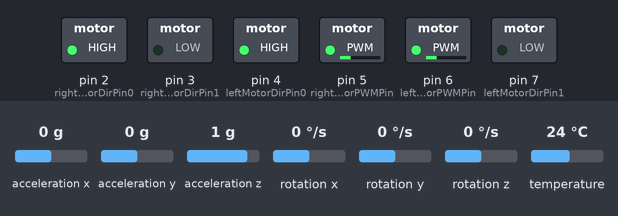
Bench run of a sketch on a simulated Arduino Uno, built with avr-gcc and run on an emulated ATmega328P. Shown: switched loads named in the sketch (green lamp = pin HIGH). Inputs (shaded band) come from the test bench; at power-on: rotation y 0 °/s, acceleration x 0 g, acceleration y 0 g, acceleration z 1 g, rotation x 0 °/s, rotation z 0 °/s, temperature 24 °C. What the sketch prints to the serial monitor is not drawn.

Above: at 2.2 s.
2.3 s: rotation y set to -192 °/s
At 3.2 s:
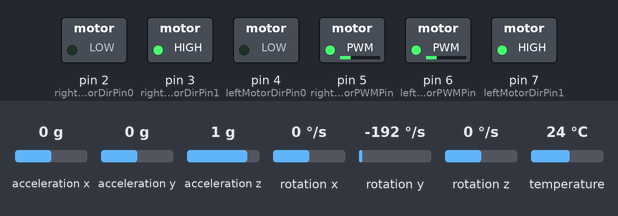
3.8 s: rotation y set to 89 °/s
6.8 s: rotation y set to 100 °/s
8.4 s: rotation y set to -44 °/s
11.4 s: rotation y set to -54 °/s
At 12.1 s:
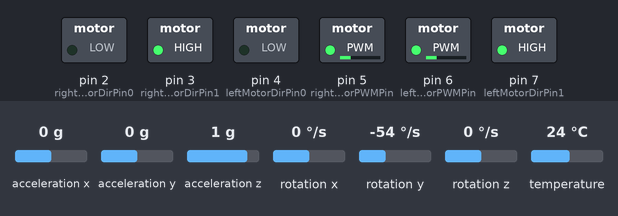
Timing chart, 0 to 14.1 s (numbered marks = the images above; inputs shaded):
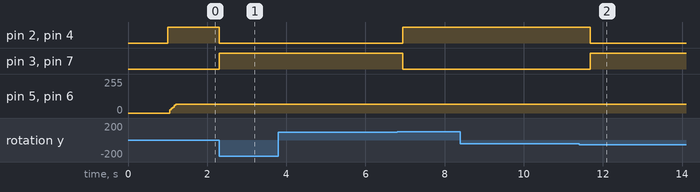

Measured:
- after the input at 2.3 s, pin 2 (rightMotorDirPin0), pin 4 (leftMotorDirPin0): HIGH → LOW at once; pin 3 (rightMotorDirPin1), pin 7 (leftMotorDirPin1): LOW → HIGH at once
- after the input at 3.8 s, every drawn part: stays the same
- after the input at 8.4 s, every drawn part: stays the same
- after the input at 11.4 s, pin 5 (rightMotorPWMPin), pin 6 (leftMotorPWMPin): stops changing and stays 66/255

The sketch:

carlab_v1.ino
```cpp
// Basic demo for accelerometer readings from Adafruit MPU6050

#include <Adafruit_MPU6050.h>
#include <Adafruit_Sensor.h>
#include <Wire.h>

Adafruit_MPU6050 mpu;

//had to adjust
int leftMotorPWMPin = 6;
int leftMotorDirPin0 = 4;
int leftMotorDirPin1 = 7;

int rightMotorPWMPin = 5;
int rightMotorDirPin0 = 2;
int rightMotorDirPin1 = 3;

char floatstr[10]; // float converted to string
char strbuf[64];
double oldTime = 0;
// sampleTime = 0.005;
double PWM = 0;
double BASE_PWM;
// 17.8, 2.4 work for sure
// 17, 1.8
double Kp = 16, Ki =3.9 , Kd = 1;

double error = 0, errorSum = 0, currentAngle = 0, prevAngle = 0, targetAngle = 0;
sensors_event_t a, g, temp;

void setup(void) {
  Serial.begin(115200);
  // Try to initialize!
  mpu.begin();
  Serial.println("Xbee reading");

  pinMode(leftMotorPWMPin, OUTPUT);
  pinMode(leftMotorDirPin0, OUTPUT);
  pinMode(leftMotorDirPin1, OUTPUT);

  pinMode(rightMotorPWMPin, OUTPUT);
  pinMode(rightMotorDirPin0, OUTPUT);
  pinMode(rightMotorDirPin1, OUTPUT);
// // verify motors operational
  // digitalWrite(leftMotorDirPin0, HIGH);
  // digitalWrite(leftMotorDirPin1, LOW);
  // digitalWrite(rightMotorDirPin0, HIGH);
  // digitalWrite(rightMotorDirPin1, LOW);

  delay(1000);
}

void setMotors(double PWM) {
  if(PWM < 0) {
    digitalWrite(leftMotorDirPin0, HIGH);
    digitalWrite(leftMotorDirPin1, LOW);
    digitalWrite(rightMotorDirPin0, HIGH);
    digitalWrite(rightMotorDirPin1, LOW);
  }
  else {
    digitalWrite(leftMotorDirPin0, LOW);
    digitalWrite(leftMotorDirPin1, HIGH);
    digitalWrite(rightMotorDirPin0, LOW);
    digitalWrite(rightMotorDirPin1, HIGH);
  }
  digitalWrite(leftMotorPWMPin, HIGH);
  digitalWrite(rightMotorPWMPin, HIGH);
  delayMicroseconds(abs(PWM));
  digitalWrite(leftMotorPWMPin, LOW);
  digitalWrite(rightMotorPWMPin, LOW);
  delayMicroseconds(1000 - abs(PWM));

}

// //delay between prints to xbee should be at least 5000 (can get away with like 2500 but will have some missing newlines)
void loop() {
Timer();
//delay(1000);
// // verify motors operational
//   digitalWrite(leftMotorPWMPin, HIGH);
//   digitalWrite(rightMotorPWMPin, HIGH);
//   delayMicroseconds(500);
//   digitalWrite(leftMotorPWMPin, LOW);
//   digitalWrite(rightMotorPWMPin, LOW);
//   delayMicroseconds(1000 - 500);


//   // setMotors(PWM);


//   //Serial.println(mpu.getMotionInterruptStatus());
//   // Get new sensor events with the readings
//   // mpu.getMotionInterruptStatus();

//   //sprintf doesn't support %f directly -> convert float to string using dtostrf first instead
//   //too much going on with this approach, corrupted output seen in putty
//   //dtostrf(g.gyro.x, 6, 3, floatstr);
//   //sprintf(strbuf, "\rGyro: %s", floatstr);
//   //Serial.println(strbuf);


}

void Timer() {
//   // calculate PID values and update PWM
//   // calculate angle from MPU data
  mpu.getEvent(&a, &g, &temp);
  // Serial.print("X: ");
  // Serial.println(g.gyro.x);
  // Serial.print("Y: ");
  //Serial.println(g.gyro.y);
  // Serial.print("Z: ");
  // Serial.println(g.gyro.z);

  // Get new sensor events with the readings
  // want angular speed to be zero
  currentAngle = g.gyro.y + 0.015; // +/- 250 deg/sec (4.36332 rad/sec -> data is in rad/sec)
  if (currentAngle < -0.01) {
    BASE_PWM = 125;
  }
  else if (currentAngle > 0.01) {
    BASE_PWM = -125;
  }
  else {
    BASE_PWM = 0;
  }


  error = -230.0*currentAngle;
  // Serial.print("Error: ");
  // Serial.println(error);
  errorSum += error;
  // errorSum = constrain(errorSum, -250, 250);
  // PWM = 500;
  PWM = BASE_PWM + Kp*(error) + Ki*(errorSum); //+ Kd*(currentAngle-prevAngle);
  // Serial.print("PWM:");
  // Serial.println(PWM);
  // prevAngle = currentAngle;
  PWM = constrain(PWM, -900.0, 900.0);
  setMotors(PWM);
}
```
